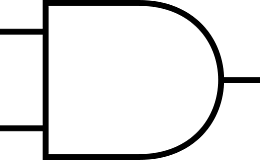
#> input picture gates/and.png, 260 x 160 px
$ python putGates.py
#> lines starting #> are read from the running program, lines starting #| are printed output that depends on the picture
from PIL import Image
import subprocess

gates = {
    "and": Image.open("gates/and.png"),
    "nand": Image.open("gates/nand.png"),
    "or": Image.open("gates/or.png"),
    "nor": Image.open("gates/nor.png"),
    "xor": Image.open("gates/xor.png"),
    "xnor": Image.open("gates/xnor.png"),
    "not": Image.open("gates/not.png")
}
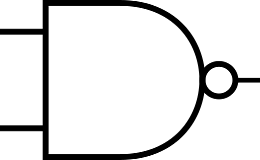
#> input picture gates/nand.png, 260 x 160 px
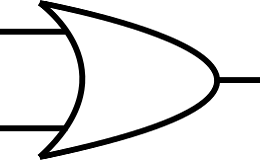
#> input picture gates/or.png, 260 x 160 px
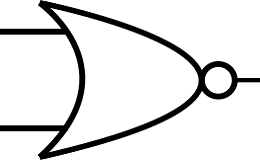
#> input picture gates/nor.png, 260 x 160 px
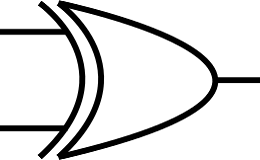
#> input picture gates/xor.png, 260 x 160 px
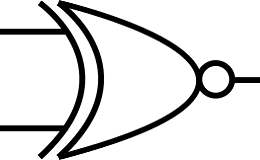
#> input picture gates/xnor.png, 260 x 160 px
#> (the run stopped early here; a loop or call above may not have finished)
